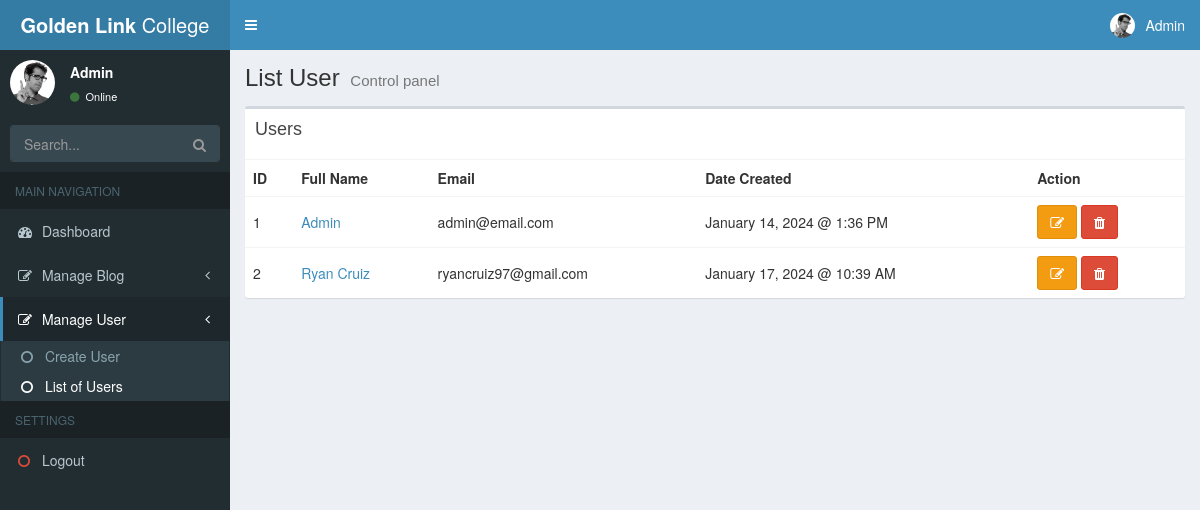
The app's page /backend/listUsers.php (signed in) with its own data.
### tables this page shows
CREATE TABLE "users" (
	"id"	INTEGER NOT NULL,
	"full_name"	varchar(255),
	"email"	varchar(45),
	"password"	varchar(45),
	"created_at"	datetime,
	"updated_at"	datetime,
	PRIMARY KEY("id" AUTOINCREMENT)
);

### connection.php (called while the page is built, shortened)
<?php
$connection = new PDO('sqlite:' . __DIR__ . '/database.db');
function fetch_all($query) {
    $data = array();
    global $connection;
    $stmt = $connection->query($query);
    while ($row = $stmt->fetch()) {
        $data[] = $row;
    }
    return $data;
}

### backend/listUsers.php (the view, shortened to what this page needs)
<?php session_start();
if (!isset($_SESSION['user_id'])) {
    header("Location: login.php");
} else {
    require_once('../connection.php');
    require_once('header.php');
    $query = "SELECT * FROM users";
    $users = fetch_all($query);
}
?>
<section class="content">
    <div class="row">
        <div class="col-xs-12">
            <div class="box">
                <div class="box-header">
                    <h3 class="box-title">Users</h3>
                </div>
                <div class="box-body table-responsive no-padding">
                    <table class="table table-hover">
                        <tr>
                            <th>ID</th>
                            <th>Full Name</th>
                            <th>Email</th>
                            <th>Date Created</th>
                            <th>Action</th>
                        </tr>
                        <?php foreach ($users as $user) { ?>
                            <tr>
                                <td>
                                    <?= $user['id'] ?>
                                </td>
                                <td>
                                    <a href="user.php?id=<?= $user['id'] ?>">
                                        <?= $user['full_name'] ?>
                                    </a>
                                </td>
                                <td>
                                    <?= $user['email'] ?>
                                </td>
                                <td>
                                    <?= date_format(date_create($user['created_at']), "F d, Y @ g:i A") ?>
                                </td>
                                <td><a href="updateUser.php?id=<?= $user['id'] ?>" class="btn btn-warning">
                                        <i class="fa fa-edit"></i>
                                    </a>
                                    <a class="btn btn-danger" data-toggle="modal" data-target="#deleteModal"
                                        data-id="<?= $user['id'] ?>">
                                        <i class="fa fa-trash"></i>
                                    </a>
                                </td>
                            </tr>
                        <?php } ?>
                    </table>
                </div>
            </div>
        </div>
    </div>
</section>
<?php require_once('footer.php') ?>

### backend/header.php (style rules this page uses)
.table>tbody>tr>td { vertical-align: middle !important; }

### records on screen
users: id "1", full_name "Admin", email "admin@email.com", created_at "January 14, 2024 @ 1:36 PM"
users: id "2", full_name "Ryan Cruiz", email "ryancruiz97@gmail.com", created_at "January 17, 2024 @ 10:39 AM"

### other values on screen
$_SESSION['name_of_user'] "Admin"
$_SESSION['site-title'] "List User"
